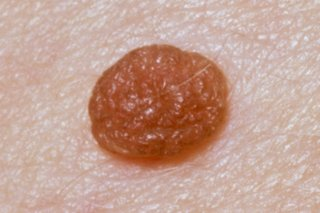
#> input picture data/normal.jpg, 320 x 213 px, found by its file name
$ python border.py
#> lines starting #> are read from the running program, lines starting #| are printed output that depends on the picture; after the words box and inside, x2 and y2 are one past the last pixel; in counts of white or black regions, pixels touching at a corner belong together
import cv2
import numpy as np
import matplotlib.pyplot as plt


def analyze_mole_border(image_path):
#> called with image_path = 'data/normal.jpg'
    image = cv2.imread(image_path)
#> image is the input picture: shape (213, 320, 3); mean B, G, R 147, 160.5, 195.6
    original_image = image.copy()
    mask = np.zeros(image.shape[:2], np.uint8)

    height, width = image.shape[:2]
#> height = 213; width = 320
    margin = 20
    rect = (margin, margin, width - margin * 2, height - margin * 2)
#> rect = (20, 20, 280, 173)

    bgd_model = np.zeros((1, 65), np.float64)
    fgd_model = np.zeros((1, 65), np.float64)

    cv2.grabCut(image, mask, rect, bgd_model, fgd_model, 5, cv2.GC_INIT_WITH_RECT)

    mask2 = np.where((mask == 2) | (mask == 0), 0, 1).astype('uint8')

    mole_segmented = image * mask2[:, :, np.newaxis]
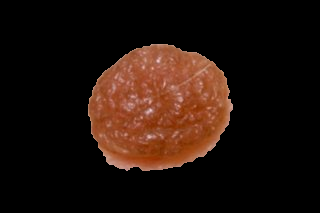
#> mole_segmented: shape (213, 320, 3); mean B, G, R 11.3, 18.1, 33.6

    mole_gray = cv2.cvtColor(mole_segmented, cv2.COLOR_BGR2GRAY)
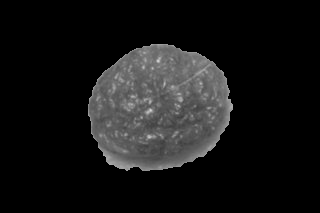
#> mole_gray: shape (213, 320); min 0, max 213, mean 22
    _, thresh = cv2.threshold(mole_gray, 1, 255, cv2.THRESH_BINARY)
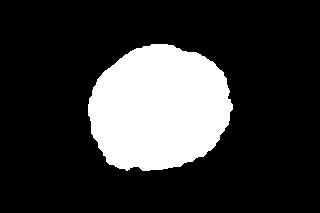
#> thresh: shape (213, 320); 20.9% white; 1 white region

    contours, _ = cv2.findContours(thresh, cv2.RETR_EXTERNAL, cv2.CHAIN_APPROX_SIMPLE)
#> contours = 1 contour; box (x1, y1, x2, y2) and area: (88, 44, 233, 171) 14068

    if len(contours) == 0:
        print("No contours found. Ensure the mole is clear in the image.")
        return

    contour = max(contours, key=cv2.contourArea)
#> contour = contour of 139 points, box (x1, y1, x2, y2) (88, 44, 233, 171), area 14068

    cv2.drawContours(original_image, [contour], -1, (0, 255, 0), 2)
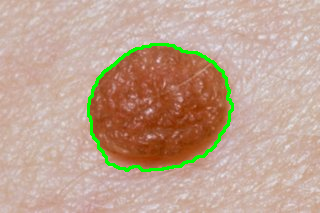
#> original_image: shape (213, 320, 3); 2.2% of pixels changed, all inside (x1, y1, x2, y2) = (87, 43, 234, 172)

    perimeter = cv2.arcLength(contour, True)
#> perimeter = 461.2
    area = cv2.contourArea(contour)
#> area = 14068.5

    irregularity_ratio = perimeter ** 2 / (4 * np.pi * area)
#> irregularity_ratio = 1.2
    print(f"Irregularity Ratio: {irregularity_ratio:.2f}")
#| Irregularity Ratio: 1.20

    if irregularity_ratio > 1.5:  # Irregularity threshold
        print("The mole has an irregular border (potential concern).")
    else:
        print("The mole's border looks regular.")

    plt.subplot(1, 3, 1)
    plt.imshow(cv2.cvtColor(image, cv2.COLOR_BGR2RGB))
    plt.title("Original Image")
    plt.axis("off")

    plt.subplot(1, 3, 2)
    plt.imshow(mask2, cmap='gray')
    plt.title("GrabCut Segmentation")
    plt.axis("off")

    plt.subplot(1, 3, 3)
    plt.imshow(cv2.cvtColor(original_image, cv2.COLOR_BGR2RGB))
    plt.title("Mole with Detected Contour")
    plt.axis("off")

    plt.show()
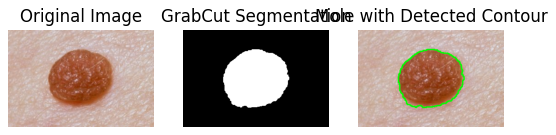
#> figure drawn by matplotlib, 3 panels


def main():
    analyze_mole_border('data/normal.jpg')

if __name__ == "__main__":
    main()
